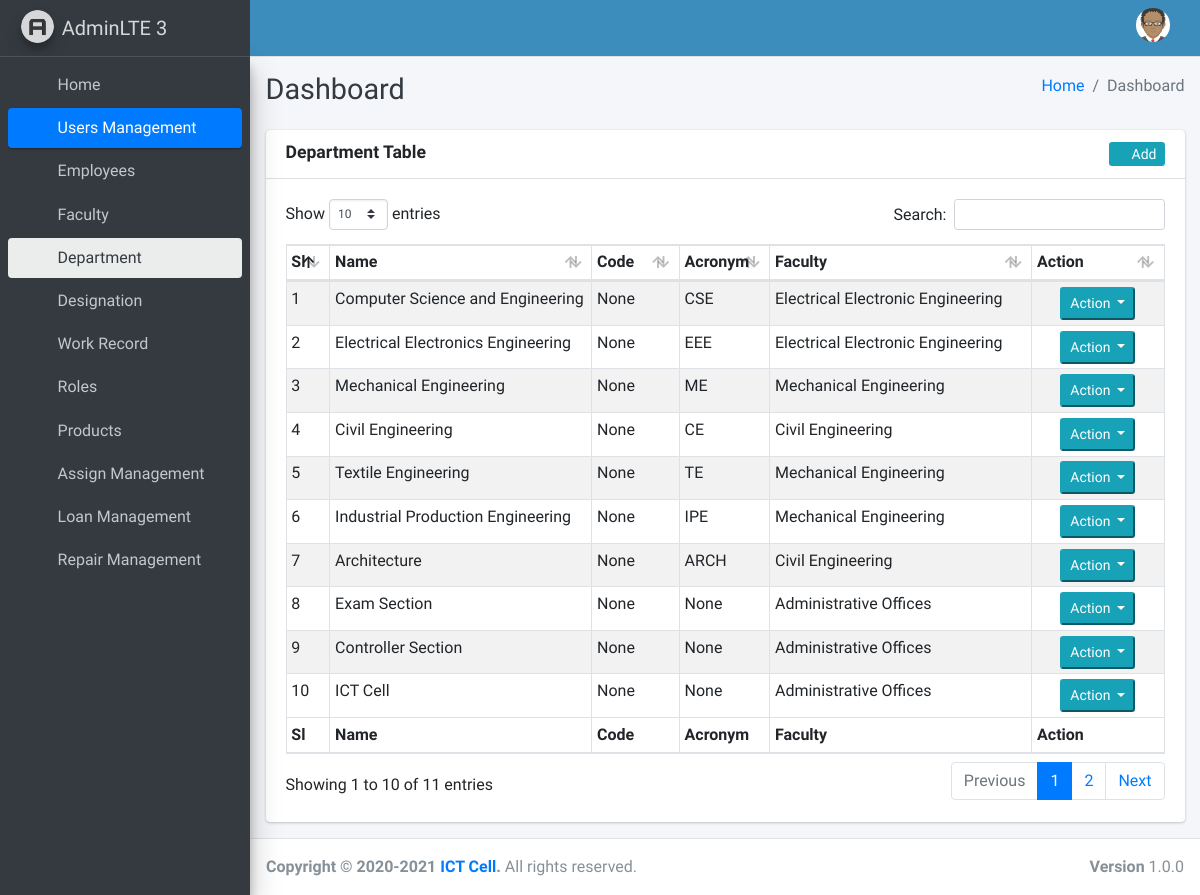
The app's page /employees/department/ (signed in) with its own data.
### employees/models.py (models this page shows, shortened)
class TimeStampedModel(models.Model):
    created_at = models.DateTimeField(auto_now_add=True, auto_now=False, blank=True, null=True)
    modified_at = models.DateTimeField(auto_now=True, blank=True, null=True)
    class Meta:
        abstract = True

class Employee(TimeStampedModel):
    user = models.OneToOneField(settings.AUTH_USER_MODEL, on_delete=models.CASCADE, related_name='employee')
    cell_no = models.CharField(max_length=20, blank=True, null=True)
    address = models.TextField(max_length=300, blank=True, null=True)
    gender = models.CharField(max_length=20, choices=GENDER, blank=True, null=True)
    dob = models.DateField(blank=True, null=True)
    image = models.ImageField(blank=True, null=True, default='employee/avatar.png', upload_to='employee/')
    employee_no = models.IntegerField(blank=True, null=True)
    joining_date = models.DateField(blank=True, null=True)
    active_status = models.CharField(max_length=10, choices=ACTIVE_STATUS, default='active')
    department = models.ForeignKey(Department, on_delete=models.PROTECT, related_name='department', blank=True,
                                   null=True)
    userType = models.ForeignKey(UserType, on_delete=models.PROTECT, related_name='userType', blank=True, null=True)
    designation = models.ForeignKey(Designation, on_delete=models.PROTECT, related_name='designation', blank=True,
                                    null=True)
    slug = models.SlugField(editable=False)

class Department(TimeStampedModel):
    name = models.CharField(max_length=200)
    code = models.CharField(max_length=20, blank=True, null=True)
    acronym = models.CharField(max_length=200, blank=True, null=True)
    description = models.TextField(blank=True, null=True)
    office_type = models.CharField(max_length=10, choices=DEPARTMENT_TYPE, default='ac')
    faculty = models.ForeignKey(Faculty, on_delete=models.PROTECT, related_name='departments')
    slug = models.SlugField(editable=False)

class Faculty(TimeStampedModel):
    name = models.CharField(max_length=200)
    code = models.CharField(max_length=20, blank=True, null=True)
    acronym = models.CharField(max_length=100, blank=True, null=True)
    description = models.TextField(blank=True, null=True)
    office_type = models.CharField(max_length=10, choices=DEPARTMENT_TYPE, default='ac')
    slug = models.SlugField(editable=False)
    def __str__(self):
        return self.name

### employees/views.py (the view)
# urls.py: path('department/', DepartmentListView.as_view(), name='department_list'),
class DepartmentListView(LoginRequiredMixin, ListView):
    template_name = 'employee/department/department_list.html'
    model = Department
    context_object_name = "departments"

### templates/employee/department/department_list.html (shortened to what this page needs)
{% extends '_base.html' %}
{% block content %}
    <div class="row">
        <div class="col-12">
            <div class="card">
                <div class="card-header">
                    <h3 class="card-title"><b>Department Table</b></h3>
                    <div class="float-right">
                        <a class="btn-sm bg-info" href="{% url 'department_create' %}">
                            <i class="fas fa-plus"></i> Add
                        </a>
                    </div>
                </div>
                <div class="card-body">
                    <table id="example1" class="table table-bordered table-striped table-sm">
                        <colgroup>
                            <col span="1" style="width: 5%;">
                            <col span="1" style="width: 30%;">
                            <col span="1" style="width: 10%;">
                            <col span="1" style="width: 10%;">
                            <col span="1" style="width: 30%;">
                             <col span="1" style="width: 15%;">
                        </colgroup>
                        <thead>
                        <tr>
                            <th>Sl</th>
                            <th>Name</th>
                            <th>Code</th>
                            <th>Acronym</th>
                            <th>Faculty</th>
                            <th>Action</th>
                        </tr>
                        </thead>
                        <tbody>
                        {% for department in departments %}
                            <tr>
                                <td>{{ forloop.counter }}</td>
                                <td>{{ department.name }} </td>
                                <td>{{ department.code }}</td>
                                <td>{{ department.acronym }}</td>
                                <td>{{ department.faculty }}</td>
                                <td class="text-center">
                                    <div class="btn-group">
                                      <button type="button" class="btn-sm btn-info dropdown-toggle" data-toggle="dropdown" aria-haspopup="true" aria-expanded="false">
                                        Action
                                      </button>
                                    </div>
                                </td>
                            </tr>
                        {% endfor %}
                        </tbody>
                        <tfoot>
                        <tr>
                            <th>Sl</th>
                            <th>Name</th>
                            <th>Code</th>
                            <th>Acronym</th>
                            <th>Faculty</th>
                            <th>Action</th>
                        </tr>
                        </tfoot>
                    </table>
                </div>
            </div>
        </div>
    </div>
{% endblock %}

### templates/layouts/_main_header.html (shortened to what this page needs)
{% load static %}
<nav class="main-header navbar navbar-expand navbar-lightblue navbar-light">
    <ul class="navbar-nav">
        <li class="nav-item">
            <a class="nav-link" data-widget="pushmenu" href="#" role="button"><i class="fas fa-bars"></i></a>
        </li>
    </ul>
    <ul class="navbar-nav ml-auto">
        <li class="nav-item dropdown user-menu">
            <a class="nav-link" data-toggle="dropdown" href="#">
                <img src="{{ user.employee.image.url }}" class="user-image" alt="">
            </a>
                </li>
            </ul>
</nav>

### records on screen
Department: name "Computer Science and Engineering", code "None", acronym "CSE", faculty "Electrical Electronic Engineering"
Department: name "Electrical Electronics Engineering", code "None", acronym "EEE", faculty "Electrical Electronic Engineering"
Department: name "Mechanical Engineering", code "None", acronym "ME", faculty "Mechanical Engineering"
Department: name "Civil Engineering", code "None", acronym "CE", faculty "Civil Engineering"
Department: name "Textile Engineering", code "None", acronym "TE", faculty "Mechanical Engineering"
Department: name "Industrial Production Engineering", code "None", acronym "IPE", faculty "Mechanical Engineering"
Department: name "Architecture", code "None", acronym "ARCH", faculty "Civil Engineering"
Department: name "Exam Section", code "None", acronym "None", faculty "Administrative Offices"
Department: name "Controller Section", code "None", acronym "None", faculty "Administrative Offices"
Department: name "ICT Cell", code "None", acronym "None", faculty "Administrative Offices"
